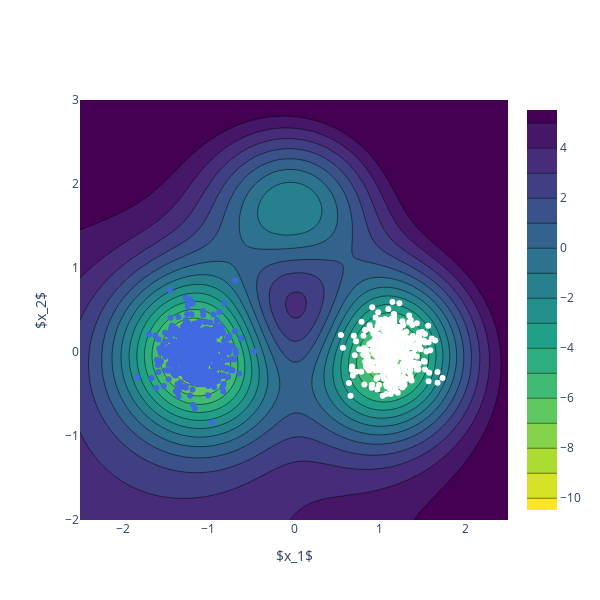

The notebook cell saved with this chart:
### Code cell
# x_state_a, y_state_a = np.random.multivariate_normal([-1.8,0], [[0.05, 0],[0,1]], 900).T
# x_state_b, y_state_b = np.random.multivariate_normal([1.8,0], [[0.05, 0],[0,1]], 100).T

x_state_a, y_state_a = np.random.multivariate_normal([-1.15,0], [[0.04, 0],[0,0.05]], 600).T
x_state_b, y_state_b = np.random.multivariate_normal([1.15,0], [[0.04, 0],[0,0.05]], 400).T

fig = go.Figure()

fig.add_trace(
    go.Contour(
        z=E_illustrate,
        x=x_illustrate, 
        y=y_illustrate,
        reversescale = True,
        colorscale = "viridis",
        contours=dict(
            start=-10,
            end=5,
            size=1,
        ),
    )
)

fig.add_trace(
    go.Scatter(
        x=x_state_a,
        y=y_state_a,
        mode="markers",
        name='',
        marker_color="royalblue"
    ))

fig.add_trace(
    go.Scatter(
        x=x_state_b,
        y=y_state_b,
        mode="markers",
        name='',
        marker_color="white"
    ))

fig.update_layout(
    #title="Plot Title",
    width=600,
    height=600,
    xaxis_title="x",
    yaxis_title="y",
    xaxis = dict(
        tickmode = 'linear',
        tick0 = -3,
        dtick = 1
    )
)

fig.show()

### Figure 1 — Plotly figure (JSON) as saved in the notebook; plotly's stock layout.template omitted (floating-point values rounded to 4 significant figures; data arrays with more than 128 entries replaced by an {"elided": "..."} marker saying what was removed)
{"data": [{"colorscale": [[0, "#440154"], [0.1111, "#482878"], [0.2222, "#3e4989"], [0.3333, "#31688e"], [0.4444, "#26828e"], [0.5556, "#1f9e89"], [0.6667, "#35b779"], [0.7778, "#6ece58"], [0.8889, "#b5de2b"], [1, "#fde725"]], "contours": {"end": 5, "size": 1, "start": -10}, "reversescale": true, "type": "contour", "x": [-2.5, -2.449, -2.399, -2.348, -2.298, -2.247, -2.197, -2.146, -2.096, -2.045, -1.995, -1.944, -1.894, -1.843, -1.793, -1.742, -1.692, -1.641, -1.591, -1.54, -1.49, -1.439, -1.389, -1.338, -1.288, -1.237, -1.187, -1.136, -1.086, -1.035, -0.9848, -0.9343, -0.8838, -0.8333, -0.7828, -0.7323, -0.6818, -0.6313, -0.5808, -0.5303, -0.4798, -0.4293, -0.3788, -0.3283, -0.2778, -0.2273, -0.1768, -0.1263, -0.07576, -0.02525, 0.02525, 0.07576, 0.1263, 0.1768, 0.2273, 0.2778, 0.3283, 0.3788, 0.4293, 0.4798, 0.5303, 0.5808, 0.6313, 0.6818, 0.7323, 0.7828, 0.8333, 0.8838, 0.9343, 0.9848, 1.035, 1.086, 1.136, 1.187, 1.237, 1.288, 1.338, 1.389, 1.439, 1.49, 1.54, 1.591, 1.641, 1.692, 1.742, 1.793, 1.843, 1.894, 1.944, 1.995, 2.045, 2.096, 2.146, 2.197, 2.247, 2.298, 2.348, 2.399, 2.449, 2.5], "y": [-2, -1.949, -1.899, -1.848, -1.798, -1.747, -1.697, -1.646, -1.596, -1.545, -1.495, -1.444, -1.394, -1.343, -1.293, -1.242, -1.192, -1.141, -1.091, -1.04, -0.9899, -0.9394, -0.8889, -0.8384, -0.7879, -0.7374, -0.6869, -0.6364, -0.5859, -0.5354, -0.4848, -0.4343, -0.3838, -0.3333, -0.2828, -0.2323, -0.1818, -0.1313, -0.08081, -0.0303, 0.0202, 0.07071, 0.1212, 0.1717, 0.2222, 0.2727, 0.3232, 0.3737, 0.4242, 0.4747, 0.5253, 0.5758, 0.6263, 0.6768, 0.7273, 0.7778, 0.8283, 0.8788, 0.9293, 0.9798, 1.03, 1.081, 1.131, 1.182, 1.232, 1.283, 1.333, 1.384, 1.434, 1.485, 1.535, 1.586, 1.636, 1.687, 1.737, 1.788, 1.838, 1.889, 1.939, 1.99, 2.04, 2.091, 2.141, 2.192, 2.242, 2.293, 2.343, 2.394, 2.444, 2.495, 2.545, 2.596, 2.646, 2.697, 2.747, 2.798, 2.848, 2.899, 2.949, 3], "z": {"elided": "100x100 float values"}}, {"marker": {"color": "royalblue"}, "mode": "markers", "name": "", "type": "scatter", "x": {"elided": "600 float values"}, "y": {"elided": "600 float values"}}, {"marker": {"color": "white"}, "mode": "markers", "name": "", "type": "scatter", "x": {"elided": "400 float values"}, "y": {"elided": "400 float values"}}], "layout": {"height": 600, "width": 600, "xaxis": {"dtick": 1, "tick0": -3, "tickmode": "linear", "title": {"text": "$x_1$"}}, "yaxis": {"title": {"text": "$x_2$"}}}}
